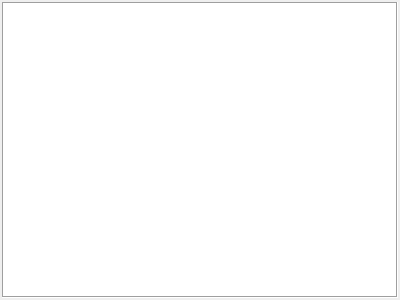
<?xml version="1.0" encoding="UTF-8"?>
<ui version="4.0">
 <class>DockWidget</class>
 <widget class="QDockWidget" name="DockWidget">
  <property name="geometry">
   <rect>
    <x>0</x>
    <y>0</y>
    <width>400</width>
    <height>300</height>
   </rect>
  </property>
  <property name="windowTitle">
   <string>PyOneScripts</string>
  </property>
  <widget class="QWidget" name="dockWidgetContents">
   <layout class="QGridLayout" name="gridLayout">
    <property name="leftMargin">
     <number>2</number>
    </property>
    <property name="topMargin">
     <number>2</number>
    </property>
    <property name="rightMargin">
     <number>2</number>
    </property>
    <property name="bottomMargin">
     <number>2</number>
    </property>
    <property name="spacing">
     <number>2</number>
    </property>
    <item row="0" column="0">
     <widget class="QTreeWidget" name="treeWidget">
      <property name="font">
       <font>
        <pointsize>12</pointsize>
       </font>
      </property>
      <property name="frameShape">
       <enum>QFrame::Box</enum>
      </property>
      <property name="alternatingRowColors">
       <bool>true</bool>
      </property>
      <property name="rootIsDecorated">
       <bool>true</bool>
      </property>
      <property name="uniformRowHeights">
       <bool>true</bool>
      </property>
      <property name="sortingEnabled">
       <bool>true</bool>
      </property>
      <property name="animated">
       <bool>true</bool>
      </property>
      <attribute name="headerVisible">
       <bool>false</bool>
      </attribute>
     </widget>
    </item>
   </layout>
  </widget>
 </widget>
 <resources/>
 <connections/>
</ui>
